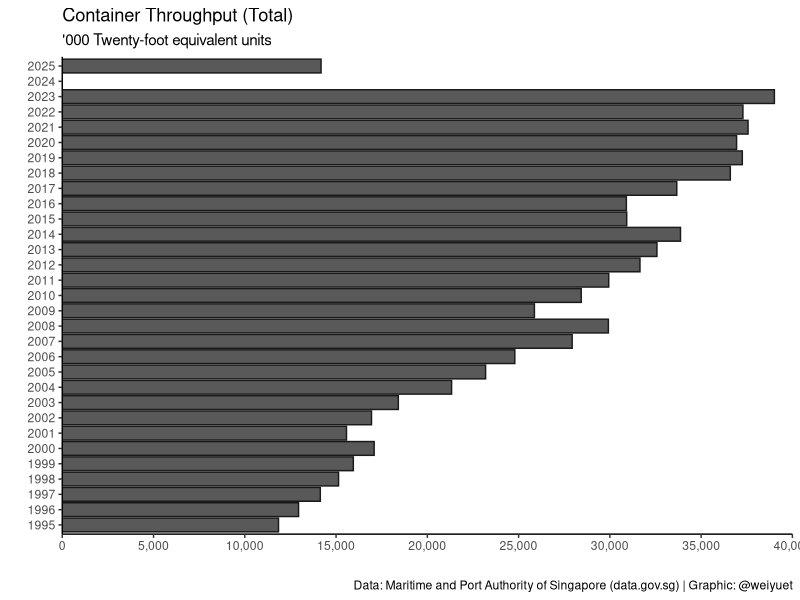
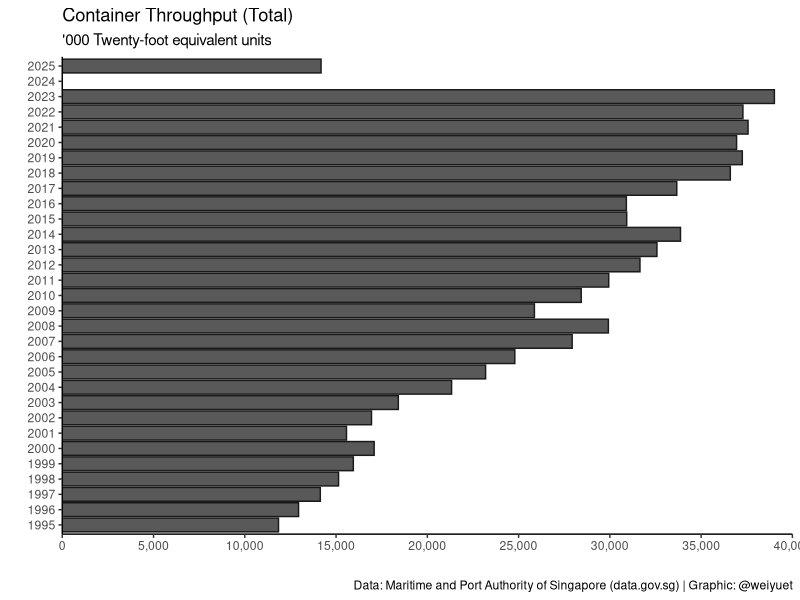

Write R code to recreate these figures, in order.
# Setup
library(tidyverse)
library(scales)
library(lubridate)

# Load data
container_throughput_monthly <- read_csv("data/container-throughput-monthly-total/container-throughput-monthly.csv")

# Wrangle
# Separate month and year
container_throughput_monthly %>% separate(month, c("year", "month")) %>% 
  group_by(year) %>% summarise(container_throughput_yearly = sum(container_throughput)) %>% 
  ggplot(aes(x = year, y = container_throughput_yearly)) +
  geom_col(colour = "gray10", fill = "gray35") +
  coord_flip() +
  scale_y_continuous(labels = label_number(big.mark = ","),
                     breaks = seq(0, 40000, 5000),
                     limits = c(0, 40000),
                     expand = c(0, 0)) +
  theme_classic() +
  labs(x = "", y ="",
       title = "Container Throughput (Total)",
       subtitle = "'000 Twenty-foot equivalent units",
       caption = "Data: Maritime and Port Authority of Singapore (data.gov.sg) | Graphic: @weiyuet")

# Save image
ggsave("figures/container-throughput-yearly-total.png", width = 10, height = 6.5)
